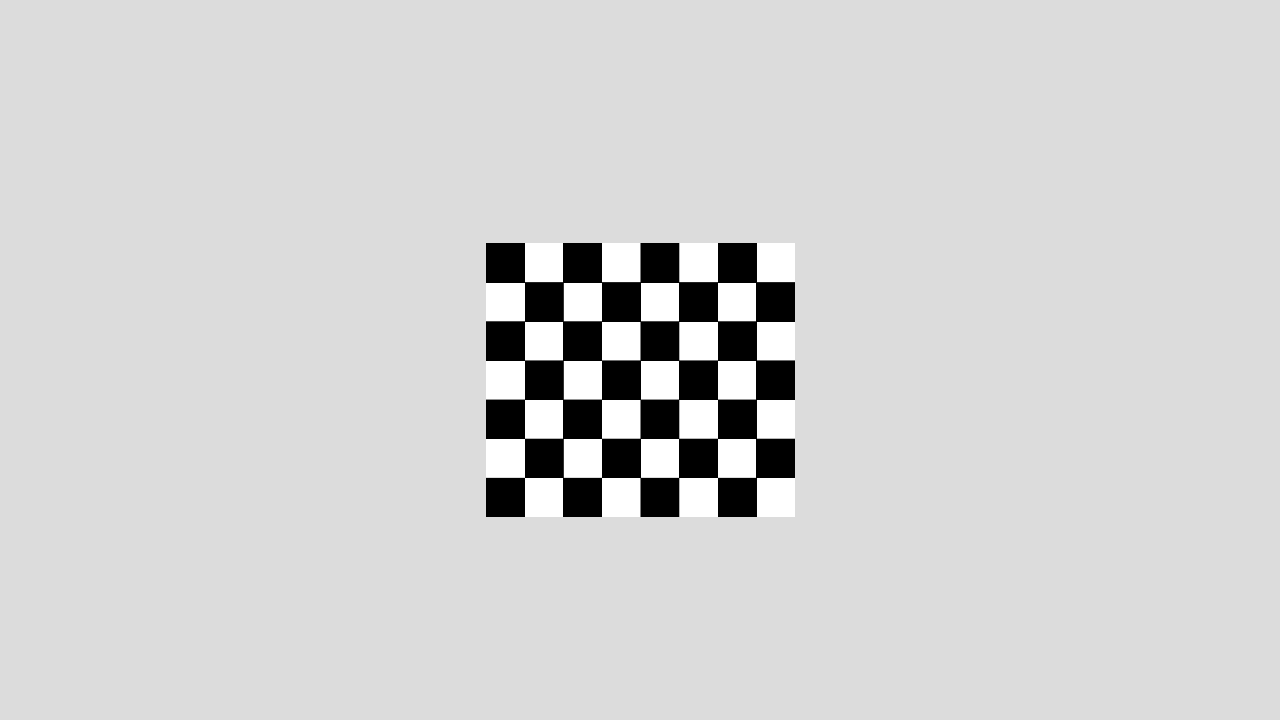
#> input picture aula_16_Calibracao/exemplos_em_python/dados_sinteticos/calib_01.png, 1280 x 720 px
$ python 17_matching_orb.py --imagem-a ../../aula_16_Calibracao/exemplos_em_python/dados_sinteticos/calib_01.png --imagem-b ../../aula_16_Calibracao/exemplos_em_python/dados_sinteticos/calib_02.png
#> lines starting #> are read from the running program, lines starting #| are printed output that depends on the picture
"""Exemplo 17 — Matching ORB com distância de Hamming e cross-check.

Uso:
  python exemplos/17_matching_orb.py \
    --imagem-a dados/gerados/objeto_consulta.png \
    --imagem-b dados/gerados/objeto_transformado.png
"""

from __future__ import annotations

import argparse
from pathlib import Path

import cv2


def main() -> None:
    parser = argparse.ArgumentParser()
    parser.add_argument("--imagem-a", default="dados/gerados/objeto_consulta.png")
    parser.add_argument("--imagem-b", default="dados/gerados/objeto_transformado.png")
    parser.add_argument("--mostrar", type=int, default=40)
    args = parser.parse_args()

    a = cv2.imread(args.imagem_a, cv2.IMREAD_GRAYSCALE)
#> a is the input picture: shape (720, 1280); min 0, max 255, mean 211.3
    b = cv2.imread(args.imagem_b, cv2.IMREAD_GRAYSCALE)
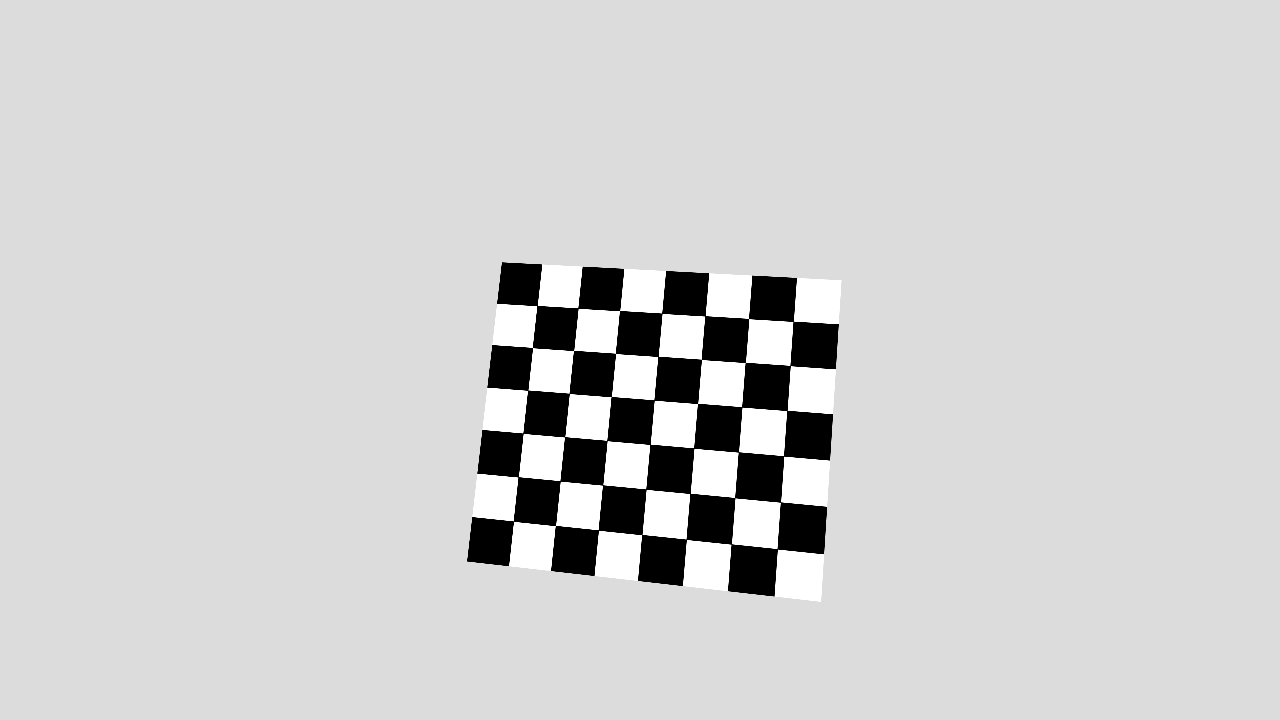
#> input picture aula_16_Calibracao/exemplos_em_python/dados_sinteticos/calib_02.png, 1280 x 720 px
#> b is the input picture: shape (720, 1280); min 0, max 255, mean 208.9
    if a is None or b is None:
        raise FileNotFoundError("Execute o exemplo 01 ou informe imagens válidas.")

    orb = cv2.ORB_create(nfeatures=1000, scaleFactor=1.2, nlevels=8)
    kp_a, des_a = orb.detectAndCompute(a, None)
#> kp_a = 598 keypoints; strongest (x, y, size): (599, 436, 44.6), (600, 475, 37.2), (600, 397, 37.2), (753, 284, 44.6)
    kp_b, des_b = orb.detectAndCompute(b, None)
#> kp_b = 784 keypoints; strongest (x, y, size): (689, 496, 31), (618, 355, 31), (643, 532, 31), (649, 447, 31)
    if des_a is None or des_b is None:
        raise RuntimeError("Não foram encontrados descritores suficientes.")

    matcher = cv2.BFMatcher(cv2.NORM_HAMMING, crossCheck=True)
    correspondencias = sorted(matcher.match(des_a, des_b), key=lambda m: m.distance)
#> correspondencias = 135 matches
    melhores = correspondencias[: args.mostrar]
#> melhores = 40 matches
    desenho = cv2.drawMatches(
        a,
        kp_a,
        b,
        kp_b,
        melhores,
        None,
        flags=cv2.DrawMatchesFlags_NOT_DRAW_SINGLE_POINTS,
    )
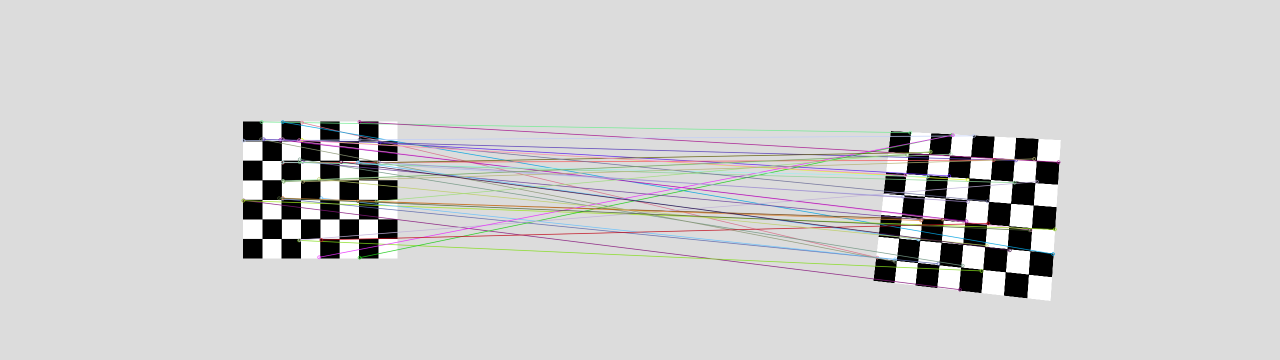
#> desenho: shape (720, 2560, 3) (shown at 1/2 size); mean of channels 0, 1, 2 208.2, 208, 208.4; drawn as B, G, R
    destino = Path("dados/gerados/matching_orb.png")
    cv2.imwrite(str(destino), desenho)
    media = sum(m.distance for m in melhores) / max(len(melhores), 1)
#> media = 4.95
    print(f"Keypoints A/B: {len(kp_a)}/{len(kp_b)}")
#| Keypoints A/B: 598/784
    print(f"Matches: {len(correspondencias)}; distância média dos exibidos: {media:.1f}")
#| Matches: 135; distância média dos exibidos: 5.0
    cv2.imshow("ORB + Hamming", desenho)
    cv2.waitKey(0)
    cv2.destroyAllWindows()


if __name__ == "__main__":
    main()
